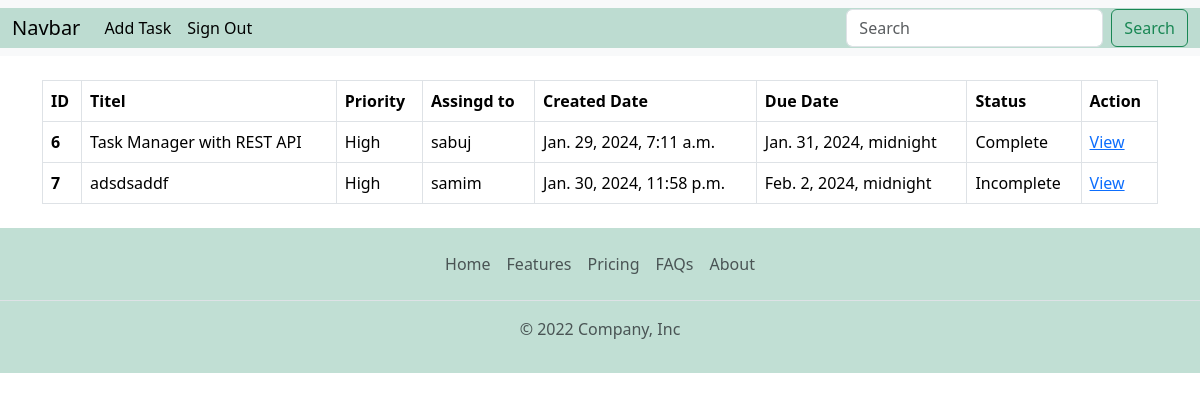
/task-list/?priority=high, run on the app's committed database.
### task/models.py (models this page shows, shortened)
class Task(models.Model):
    PRIORITY = (('Low', 'Low'),('Medium', 'Medium'),('High', 'High'),)
    assigned_to = models.ForeignKey(CustomUser, on_delete=models.CASCADE, null=True, blank=True)
    title = models.CharField(max_length=300)
    description = models.TextField()
    due_date =models.DateTimeField()
    priority = models.CharField(choices=PRIORITY, default='Medium', max_length=20)
    is_complete = models.BooleanField(default=False)
    created_date = models.DateTimeField(auto_now_add=True, editable=False,blank=True,null=True)
    completed_date = models.DateTimeField(auto_now_add=True,editable=False,blank=True,null=True)
    updated_date = models.DateTimeField(auto_now=True)

### authentication/models.py (models this page shows)
class CustomUser(AbstractUser):
    USER_TYPE = (
        ('Admin','Admin'),('User','User'),('Staff','Staff'),
    )
    GENDER=(
        ('Male','Male'), ('Female','Female'),
    )
    BLOOD_GROUP=(
        ('A+','A+'),('A-','A-'),('AB+','AB+'),('AB-','AB-'),('B+','B+'),('B-','B-'),('O+','O+'),('O-','O-'),
    )
    phone_number= models.CharField(max_length=15,null=True,blank=True)
    date_of_birth = models.DateField(blank =True, null=True)
    address= models.CharField(max_length=200, null=True, blank=True)
    user_type= models.CharField(choices=USER_TYPE,max_length=30, null=True, blank=True)
    gender= models.CharField(choices=GENDER,max_length=10, null=True, blank=True)
    blood_group= models.CharField(choices=BLOOD_GROUP,max_length=5, null=True, blank=True)
    bio= models.CharField(max_length=300, null=True, blank=True)
    image= models.ImageField(upload_to='profile_pic',null=True, blank=True)
    otp = models.CharField(max_length=6, blank=True, null=True)
    def __str__(self):
        return self.username

### task/views.py (the view)
# urls.py: path('task-list/',task_list,name="task_list"),
def task_list(request):
    if request.method == 'GET':
        search_kay = request.GET.get('search_bar')
        filter = request.GET.get('filter')
        ordering = request.GET.get('ordering')
        priority = request.GET.get('priority')
        if search_kay:
            if Task.objects.filter(title__icontains = search_kay).exists():
                task = Task.objects.filter(title__icontains = search_kay)
            else:
                messages.warning(request,'Task not found!')
                task = Task.objects.all()
        elif ordering == 'created_date':
            task = Task.objects.all().order_by('-created_date')
        elif ordering == 'due_date':
            task = Task.objects.all().order_by('due_date')
        elif filter == 'complete':
            task = Task.objects.filter(is_complete=True)
        elif filter == 'incomplete':
            task = Task.objects.filter(is_complete=False)
        elif priority == 'all':
            task = Task.objects.all()
        elif priority == 'high':
            task = Task.objects.filter(priority='High')
        elif priority == 'medium':
            task = Task.objects.filter(priority="Medium")
        elif priority == 'low':
            task = Task.objects.filter(priority='Low')
        else:
            task = Task.objects.all()
    return render(request,'task/task.html',{'task':task, 'filter':filter})

### templates/task/task.html (shortened to what this page needs)
{% extends './base.html' %}
{% load static %}
{% block body %}
<br>
<table class="table table-bordered">
    <thead>
      <tr>
        <th scope="col">ID</th>
        <th scope="col">Titel</th>
        <th scope="col">
          <div class="dropdown">
            <a style="color: black; text-decoration: none;" href="?priority=all" class="dropbtn">Priority</a>
           </div>
        </th>
        <th scope="col">Assingd to</th>
        <th scope="col">
          <a style="color: black; text-decoration: none;" href="?ordering=created_date">Created Date</a>
        </th>
        <th scope="col">
          <a style="color: black; text-decoration: none;" href="?ordering=due_date">Due Date</a>
        </th>
        <th scope="col"><b>
          {% if filter == 'complete' %}
          <a style="color: black; text-decoration: none;" href="?filter=incomplete">Incomplete</a>
          {% elif filter == 'incomplete' %}
          <a style="color: black; text-decoration: none;" href="?filter=complete">Complete</a>
          {% else %}
          <a style="color: black; text-decoration: none;" href="?filter=complete">Status</a>
          {% endif %}
        </th>
        <th scope="col">Action</th>
      </tr>
    </thead>
    <tbody>
{% for task in task %}
      <tr>
        <th scope="row">{{task.id}}</th>
        <td>{{task.title}}</td>
        <td>{{task.priority}}</td>
        <td>{{task.assigned_to}}</td>
        <td>{{task.created_date}}</td>
        <td>{{task.due_date}}</td>
        <td>{% if task.is_complete %}
          Complete
          {% else %}
          Incomplete
          {% endif %}
        </td>
        <td><a href="{% url 'task_view' task.id %}">View</a></td>
      </tr>
      {% endfor %}
    </tbody>
  </table>
{% endblock body %}

### data on the page
Task: id "6", title "Task Manager with REST API", priority "High", assigned_to "sabuj", created_date "Jan. 29, 2024, 7:11 a.m.", due_date "Jan. 31, 2024, midnight", is_complete "Complete"
Task: id "7", title "adsdsaddf", priority "High", assigned_to "samim", created_date "Jan. 30, 2024, 11:58 p.m.", due_date "Feb. 2, 2024, midnight", is_complete "Incomplete"
